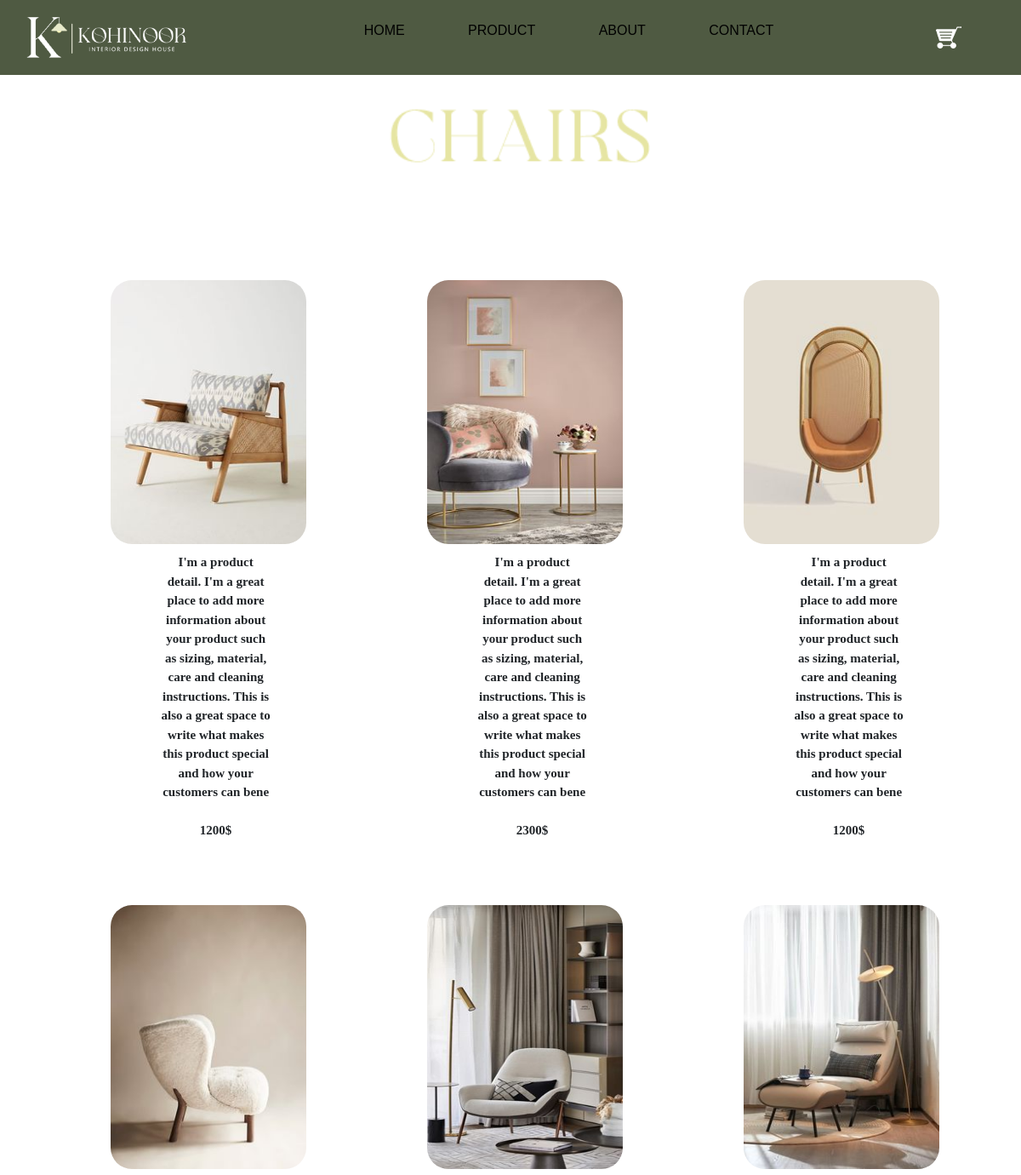
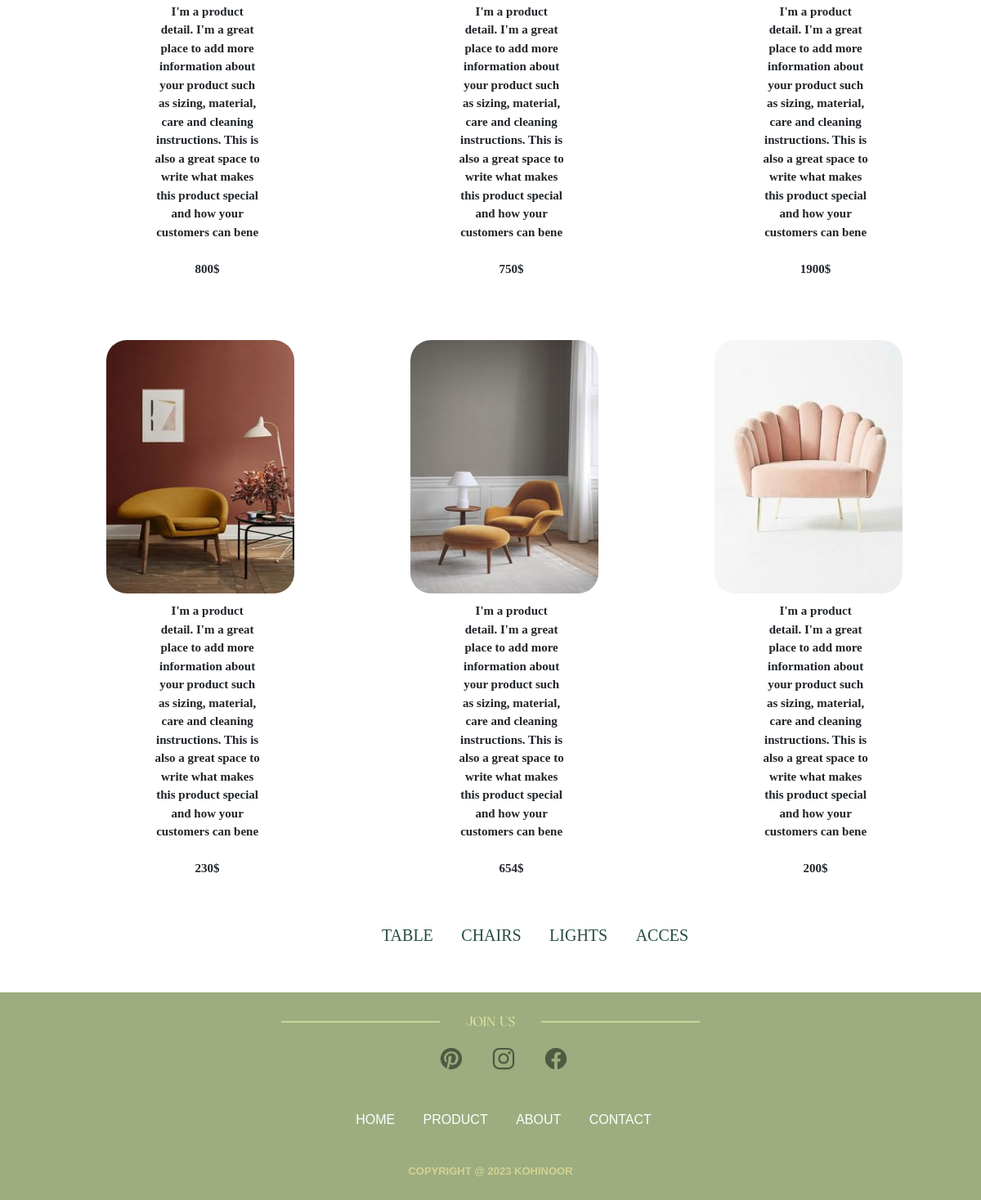
/chairs.php, run on the app's committed database (2 pictures, top to bottom).
### tables this page shows
CREATE TABLE `products` (
  `id` int(255) NOT NULL,
  `img` varchar(255) NOT NULL,
  `name` varchar(255) NOT NULL,
  `title` varchar(255) NOT NULL,
  `description` varchar(255) NOT NULL,
  `prix` varchar(255) NOT NULL,
  `categorie` varchar(255) NOT NULL
);

### chairs.php (the view, shortened to what this page needs)
<?php
@include('connexion.php');
$query = "SELECT * FROM products WHERE categorie = 'chairs'";
$result = mysqli_query($conn, $query);
?>
<!DOCTYPE html>
<html lang="en">
<head>
    <?php @include_once('header.php'); ?>
</head>
<body>
    <div>
        <?php @include_once('navbar.php'); ?>
    </div>
    <div>
        <img src="images/chairs.png" class="product">
    </div>
<div class="product-img">
    <div class="container">
        <div class="row">
    <?php
    if ($result) {
        $count = 0;
        while ($row = mysqli_fetch_assoc($result)) {
            if ($count % 3 == 0) {
                echo '<div class="row">';
            }
            echo '<div class="col-sm-4">';
            echo '<a href=""><img src="images/'. $row['img'] . '" alt=""></a>';
            echo '<p class="par">' . $row['description'] . '<br><br>' . $row['prix'] . '</p>';
            echo '</div>';
            $count++;
            if ($count % 3 == 0) {
                echo '</div>';
            }
        }
    }
    ?>
    </div>
</div>
</div>
<br>
    <div class="menu-product">
        <ul class="menu">
            <li><a href="tables.php">TABLE</a></li>
            <li><a href="chairs.php">CHAIRS</a></li>
            <li><a href="lights.php">LIGHTS</a></li>
            <li><a href="acces.php">ACCES</a></li>
            <br>
            <br>
        </ul>
    </div>
</body>
<?php @include_once('footer.php'); ?>
</html>

### style.css (style rules this page uses)
* { margin: 0; padding: 0; box-sizing: border-box; font-family: sans-serif ; }
a { color: #4f5a42; text-decoration: none; }
.product { width: 350px; margin-left: 36%; margin-top: 25px; }
p { margin-top: 10px; font-size: 11px; font-weight: bold; display: inline-block; }
.container { margin-top: 60px; display: flex; justify-content: center; align-content: center; }
.product-img { display: flex; }
.product-img img { width: 230px; height: 310px; border-radius:25px; margin-left: 160px; margin-top: 60px; }
.menu li { display: inline-block; margin: 15px; }
.menu a { color:#254e3b; font-family: Georgia, 'Times New Roman', Times, serif; font-size: 20px; }
.menu-product { margin-left: 35%; }

### chairs.php (style rules this page uses)
.par { margin-inline-start:63%; text-align: center; font-size: 15px; font-family: cursive; }
.product-img { margin-left: -12%; }

### data on the page
products: img (picture), description "I'm a product detail. I'm a great place to add more information about your product such as sizing, material, care and cleaning instructions. This is also a great space to write what makes this product special and how your customers can bene", prix "1200$"
products: img (picture), description "I'm a product detail. I'm a great place to add more information about your product such as sizing, material, care and cleaning instructions. This is also a great space to write what makes this product special and how your customers can bene", prix "2300$"
products: img (picture), description "I'm a product detail. I'm a great place to add more information about your product such as sizing, material, care and cleaning instructions. This is also a great space to write what makes this product special and how your customers can bene", prix "1200$"
products: img (picture), description "I'm a product detail. I'm a great place to add more information about your product such as sizing, material, care and cleaning instructions. This is also a great space to write what makes this product special and how your customers can bene", prix "800$"
products: img (picture), description "I'm a product detail. I'm a great place to add more information about your product such as sizing, material, care and cleaning instructions. This is also a great space to write what makes this product special and how your customers can bene", prix "750$"
products: img (picture), description "I'm a product detail. I'm a great place to add more information about your product such as sizing, material, care and cleaning instructions. This is also a great space to write what makes this product special and how your customers can bene", prix "1900$"
products: img (picture), description "I'm a product detail. I'm a great place to add more information about your product such as sizing, material, care and cleaning instructions. This is also a great space to write what makes this product special and how your customers can bene", prix "230$"
products: img (picture), description "I'm a product detail. I'm a great place to add more information about your product such as sizing, material, care and cleaning instructions. This is also a great space to write what makes this product special and how your customers can bene", prix "654$"
products: img (picture), description "I'm a product detail. I'm a great place to add more information about your product such as sizing, material, care and cleaning instructions. This is also a great space to write what makes this product special and how your customers can bene", prix "200$"
